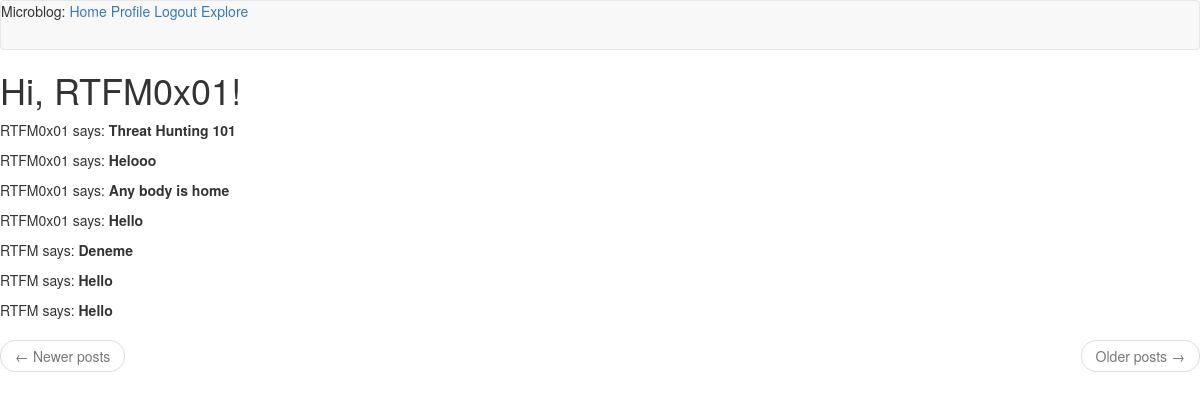
Screenshot of /explore (signed in) with the database file from the repository.
### app/models.py (models this page shows, shortened)
class User(UserMixin, db.Model):
    id = db.Column(db.Integer, primary_key=True)
    username = db.Column(db.String(64), index=True, unique=True)
    email = db.Column(db.String(120), index=True, unique=True)
    password_hash = db.Column(db.String(128))
    posts = db.relationship('Post', backref='author', lazy='dynamic')
    about_me = db.Column(db.String(140))
    last_seen = db.Column(db.DateTime, default=datetime.utcnow)
    followed = db.relationship(
        'User', secondary=followers,
        primaryjoin=(followers.c.follower_id == id),
        secondaryjoin=(followers.c.followed_id == id),
        backref=db.backref('followers', lazy='dynamic'), lazy='dynamic')

class Post(db.Model):
    id = db.Column(db.Integer, primary_key=True)
    body = db.Column(db.String(140))
    timestamp = db.Column(db.DateTime, index=True, default=datetime.utcnow)
    user_id = db.Column(db.Integer, db.ForeignKey('user.id'))

### app/routes.py (the view)
@app.route('/explore')
@login_required
def explore():
    page = request.args.get('page', 1, type=int)
    posts = Post.query.order_by(Post.timestamp.desc()).paginate(
        page, app.config['POSTS_PER_PAGE'], False)
    next_url = url_for('explore', page=posts.next_num) \
        if posts.has_next else None
    prev_url = url_for('explore', page=posts.prev_num) \
        if posts.has_prev else None
    return render_template("index.html", title='Explore', posts=posts.items,
                        next_url=next_url, prev_url=prev_url)

### app/models.py (called while the page is built)
@login.user_loader
def load_user(id):
    return User.query.get(int(id))

### app/routes.py (called while the page is built)
@app.before_request
def before_request():
    if current_user.is_authenticated:
        current_user.last_seen = datetime.utcnow()
        db.session.commit()
    g.locale = str(get_locale())

### app/templates/index.html (shortened to what this page needs)
{% extends "base.html" %}
{% block content %}
    <h1>Hi, {{ current_user.username }}!</h1>
    {% for post in posts %}
    <p>
    {{ post.author.username }} says: <b>{{ post.body }}</b>
    </p>
    {% endfor %}
    <nav aria-label="...">
        <ul class="pager">
            <li class="previous{% if not prev_url %} disabled{% endif %}">
                <a href="{{ prev_url or '#' }}">
                    <span aria-hidden="true">&larr;</span> Newer posts
                </a>
            </li>
            <li class="next{% if not next_url %} disabled{% endif %}">
                <a href="{{ next_url or '#' }}">
                    Older posts <span aria-hidden="true">&rarr;</span>
                </a>
            </li>
        </ul>
    </nav>
{% endblock %}

### rows the page displays
User: username "RTFM0x01"
Post: author.username "RTFM0x01", body "Threat Hunting 101"
Post: author.username "RTFM0x01", body "Helooo"
Post: author.username "RTFM0x01", body "Any body is home"
Post: author.username "RTFM0x01", body "Hello"
Post: author.username "RTFM", body "Deneme"
Post: author.username "RTFM", body "Hello"
Post: author.username "RTFM", body "Hello"
